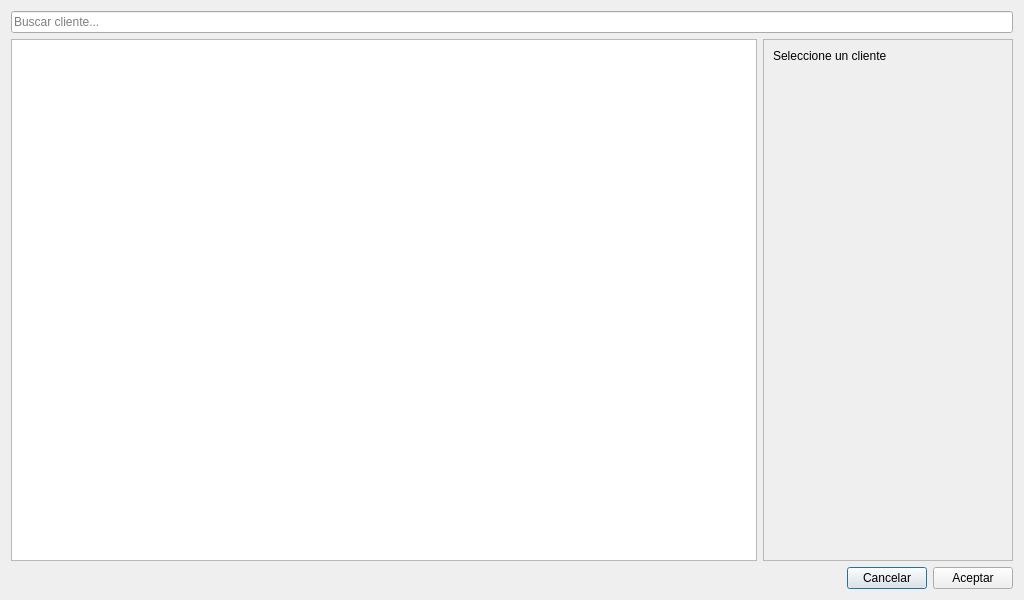
<?xml version="1.0" encoding="UTF-8"?>
<ui version="4.0">
 <class>BuscarCliente</class>
 <widget class="QDialog" name="BuscarCliente">
  <property name="geometry">
   <rect>
    <x>0</x>
    <y>0</y>
    <width>1024</width>
    <height>600</height>
   </rect>
  </property>
  <property name="windowTitle">
   <string>Buscar clientes</string>
  </property>
  <layout class="QVBoxLayout" name="verticalLayout">
   <item>
    <layout class="QHBoxLayout" name="horizontalLayout_top">
     <item>
      <widget class="QLineEdit" name="lineEdit_buscar">
       <property name="placeholderText">
        <string>Buscar cliente...</string>
       </property>
      </widget>
     </item>
    </layout>
   </item>
   <item>
    <layout class="QHBoxLayout" name="horizontalLayout_content">
     <item>
      <widget class="QTableView" name="tableView">
       <property name="selectionMode">
        <enum>QAbstractItemView::SelectionMode::SingleSelection</enum>
       </property>
       <property name="selectionBehavior">
        <enum>QAbstractItemView::SelectionBehavior::SelectRows</enum>
       </property>
      </widget>
     </item>
     <item>
      <widget class="QFrame" name="frame_detalles">
       <property name="minimumSize">
        <size>
         <width>250</width>
         <height>0</height>
        </size>
       </property>
       <property name="maximumSize">
        <size>
         <width>300</width>
         <height>16777215</height>
        </size>
       </property>
       <property name="frameShape">
        <enum>QFrame::Shape::StyledPanel</enum>
       </property>
       <property name="frameShadow">
        <enum>QFrame::Shadow::Raised</enum>
       </property>
       <layout class="QVBoxLayout" name="verticalLayout_2">
        <item>
         <widget class="QLabel" name="label_info">
          <property name="text">
           <string>Seleccione un cliente</string>
          </property>
          <property name="wordWrap">
           <bool>true</bool>
          </property>
         </widget>
        </item>
        <item>
         <spacer name="verticalSpacer">
          <property name="orientation">
           <enum>Qt::Orientation::Vertical</enum>
          </property>
          <property name="sizeType">
           <enum>QSizePolicy::Policy::Expanding</enum>
          </property>
          <property name="sizeHint" stdset="0">
           <size>
            <width>20</width>
            <height>40</height>
           </size>
          </property>
         </spacer>
        </item>
       </layout>
      </widget>
     </item>
    </layout>
   </item>
   <item>
    <layout class="QHBoxLayout" name="horizontalLayout">
     <item>
      <spacer name="horizontalSpacer">
       <property name="orientation">
        <enum>Qt::Orientation::Horizontal</enum>
       </property>
       <property name="sizeHint" stdset="0">
        <size>
         <width>40</width>
         <height>20</height>
        </size>
       </property>
      </spacer>
     </item>
     <item>
      <widget class="QPushButton" name="pushButtonCancelar">
       <property name="text">
        <string>Cancelar</string>
       </property>
      </widget>
     </item>
     <item>
      <widget class="QPushButton" name="pushButtonAceptar">
       <property name="text">
        <string>Aceptar</string>
       </property>
      </widget>
     </item>
    </layout>
   </item>
  </layout>
 </widget>
 <resources/>
 <connections/>
</ui>
